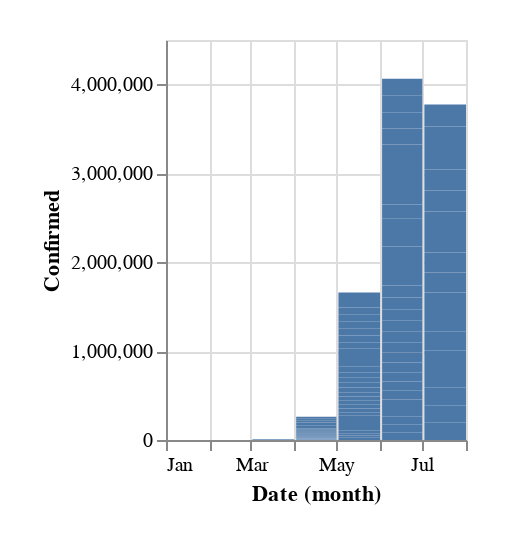

Notebook source saved alongside this figure:
### Code cell
##cumulative confirmed cases by month in Saudia Arabia
alt.Chart(
    SAUDIA,
    padding=20,
    background='#fff'
).mark_bar(
).encode(
    x='month(Date)',
    y='Confirmed'
).properties(
    width=150,
    height=200
)

### Figure 1 — Vega-Lite specification as saved in the notebook (floating-point values rounded to 4 significant figures; data arrays with more than 128 entries replaced by an {"elided": "..."} marker saying what was removed)
{"config": {"view": {"continuousWidth": 400, "continuousHeight": 300}}, "data": {"name": "data-b69e3fb59def3fb321fb497cef0d6a2f"}, "mark": "bar", "background": "#fff", "encoding": {"x": {"type": "temporal", "field": "Date", "timeUnit": "month"}, "y": {"type": "quantitative", "field": "Confirmed"}}, "height": 200, "padding": 20, "width": 150, "$schema": "https://vega.github.io/schema/vega-lite/v4.8.1.json", "datasets": {"data-b69e3fb59def3fb321fb497cef0d6a2f": {"elided": "178 records"}}}
